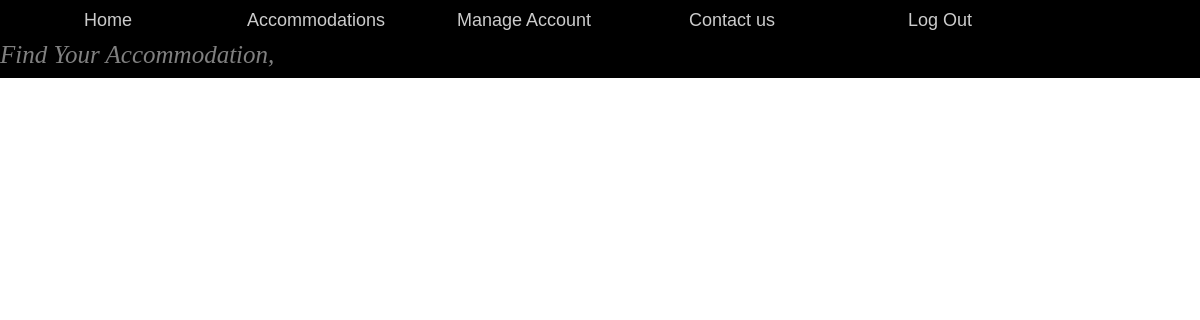
/display.php, run on an earlier commit of the app's database.
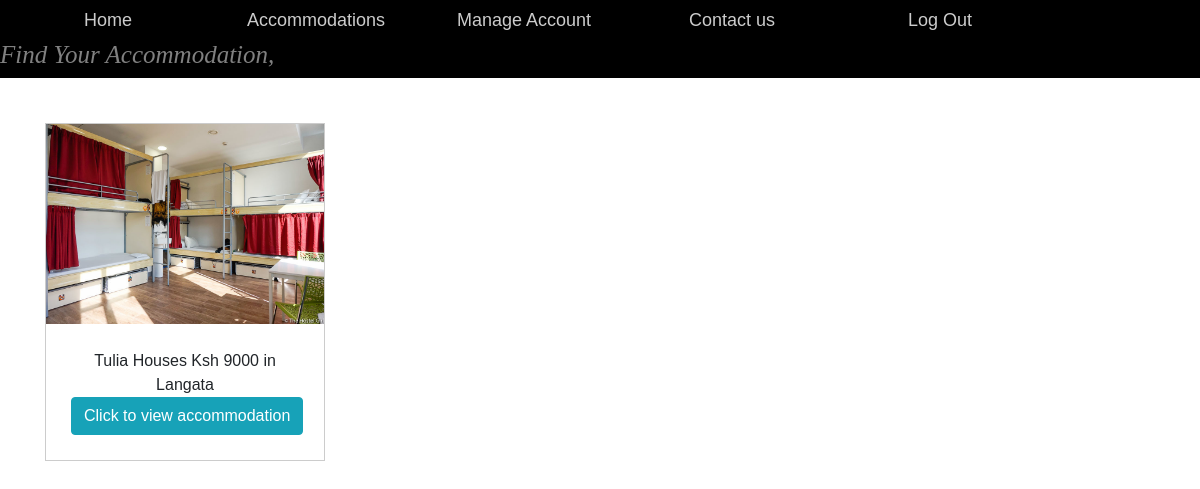
And on a later commit of the database.
### tables this page shows
CREATE TABLE `products` (
  `id` int(5) NOT NULL,
  `house_name` varchar(500) NOT NULL,
  `house_price` int(5) NOT NULL,
  `numberofrooms` int(5) NOT NULL,
  `occupied` int(11) NOT NULL,
  `vacant` int(11) NOT NULL,
  `image` text NOT NULL,
  `category` varchar(50) NOT NULL,
  `house_description` varchar(1000) NOT NULL,
  `location` varchar(100) NOT NULL
);

### display.php (the view, shortened to what this page needs)
<?php
$link=mysqli_connect("localhost","root","");
mysqli_select_db($link,"myhostel");
?>
 <!DOCTYPE html>
<html>
<head>
        <?php include('links.php'); ?>
	<link rel="stylesheet" href="styles1.css">
</head>
<body>
	<div class="nav">
	<ul>
		<li><a href="logout.php">Log Out</a></li>
		<li><a href="contacts.php">Contact us</a></li>
        		<li><a href="myaccount.php">Manage Account</a></li>
		<li><a href="display.php">Accommodations</a></li>
		<li><a href="homepage1.php">Home</a></li>
	</ul>
<h1 style="font-size: 25px; color: grey; font-family: serif;"><i>Find Your Accommodation, <?php echo $_SESSION['username']; ?></i></h1>
</div>
<?php
$res=mysqli_query($link,"select * from products WHERE vacant > 0 ORDER BY house_name");
while($row=mysqli_fetch_array($res))
{
?>
<div class="gallery">
  <a target="_blank" >
  	<img src='<?php echo $row["image"]; ?>' alt="" height="250px" width="500px"/>
  </a>
  <div class="desc">    <?php echo $row["house_name"]; ?>  Ksh <?php echo $row["house_price"]; ?>  in <?php echo $row["location"]; ?>	<input type="button" name="view" value="Click to view accommodation" id="<?php echo $row["id"]?>" class="btn btn-info btn-xs view_data"/>
</div>
</div>
<?php
}
?>
</body>
</html>

### links.php (shortened to what this page needs)
    <link rel="stylesheet" href="Offline links/bootstrap-4.0.0-dist/css/bootstrap.min.css">
    <link rel="stylesheet" href="Offline links/jquery-ui-1.12.1/jquery-ui.min.css">
<link rel="stylesheet" href="https://maxcdn.bootstrapcdn.com/bootstrap/4.1.3/css/bootstrap.min.css">
<link rel="stylesheet" href="css/styles1.css">
<link rel="stylesheet" href="//code.jquery.com/ui/1.12.1/themes/base/jquery-ui.css">

### css/styles1.css (style rules this page uses)
body { font-family: sans-serif; width: 100%; }
ul { margin: 0; padding: 0; list-style: none; text-decoration: none; }
ul li { float: right; width: 200px; height: 40px; background-color: black; opacity: .99; line-height: 40px; text-align: center; font-size: 18px; margin-right: 8px; padding-left: 16px; }
ul li a { text-decoration: none; color: white; display: block; }
div.nav { background-color: black; }

### styles1.css (style rules this page uses)
body { font-family: Arial; width: 100%; }
ul { margin: 0; padding: 0; list-style: none; }
ul li { float: right; width: 200px; height: 40px; background-color: black; opacity: .8; line-height: 40px; text-align: center; font-size: 18px; margin-right: 8px; padding-left: 16px; }
ul li a { text-decoration: none; color: white; display: block; }

### display.php (style rules this page uses)
div.gallery { margin: 45px; border: 1px solid #ccc; float: left; width: 280px; }
div.gallery img { width: 100%; height: 200px; }
div.desc { padding: 25px; text-align: center; }

What changed in the data, as far as the page shows it:
now on this page (row edited): products: image (picture), house_name "Tulia Houses", house_price "9000", location "Langata"
